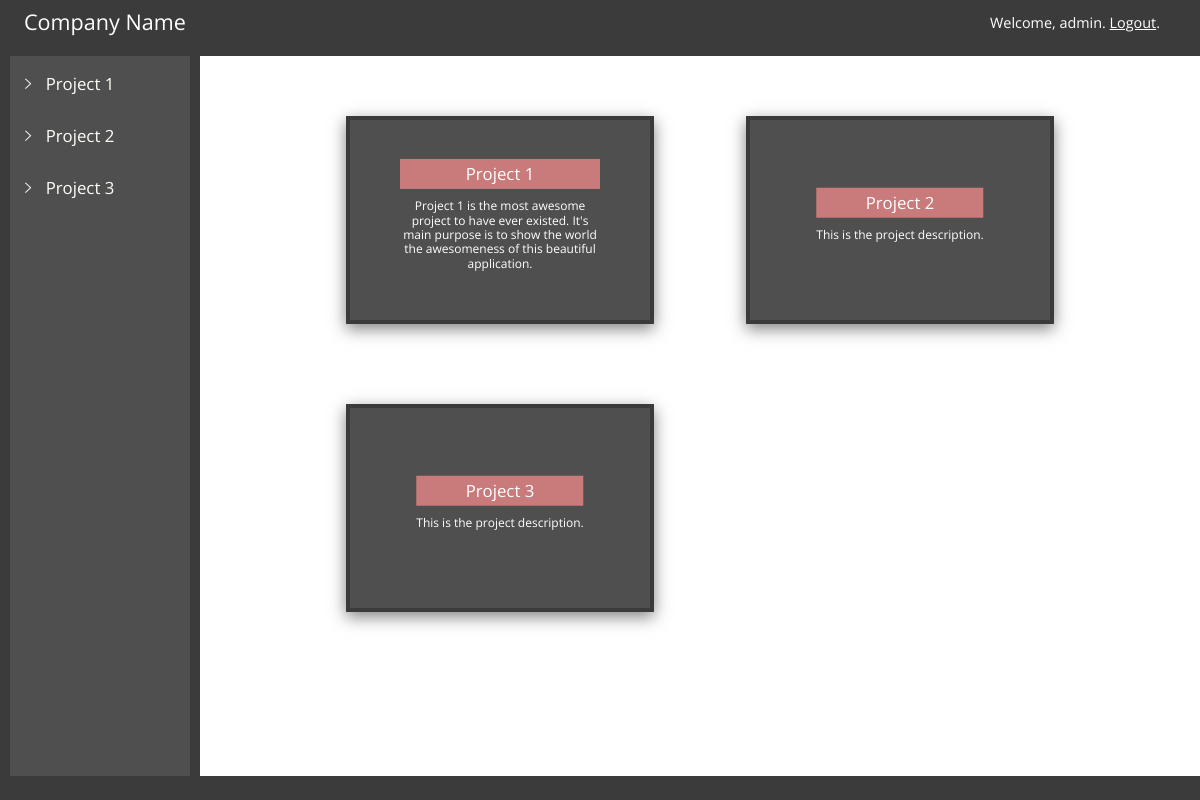
The app's page /ise_pdt/developer/admin/ (signed in), older data.
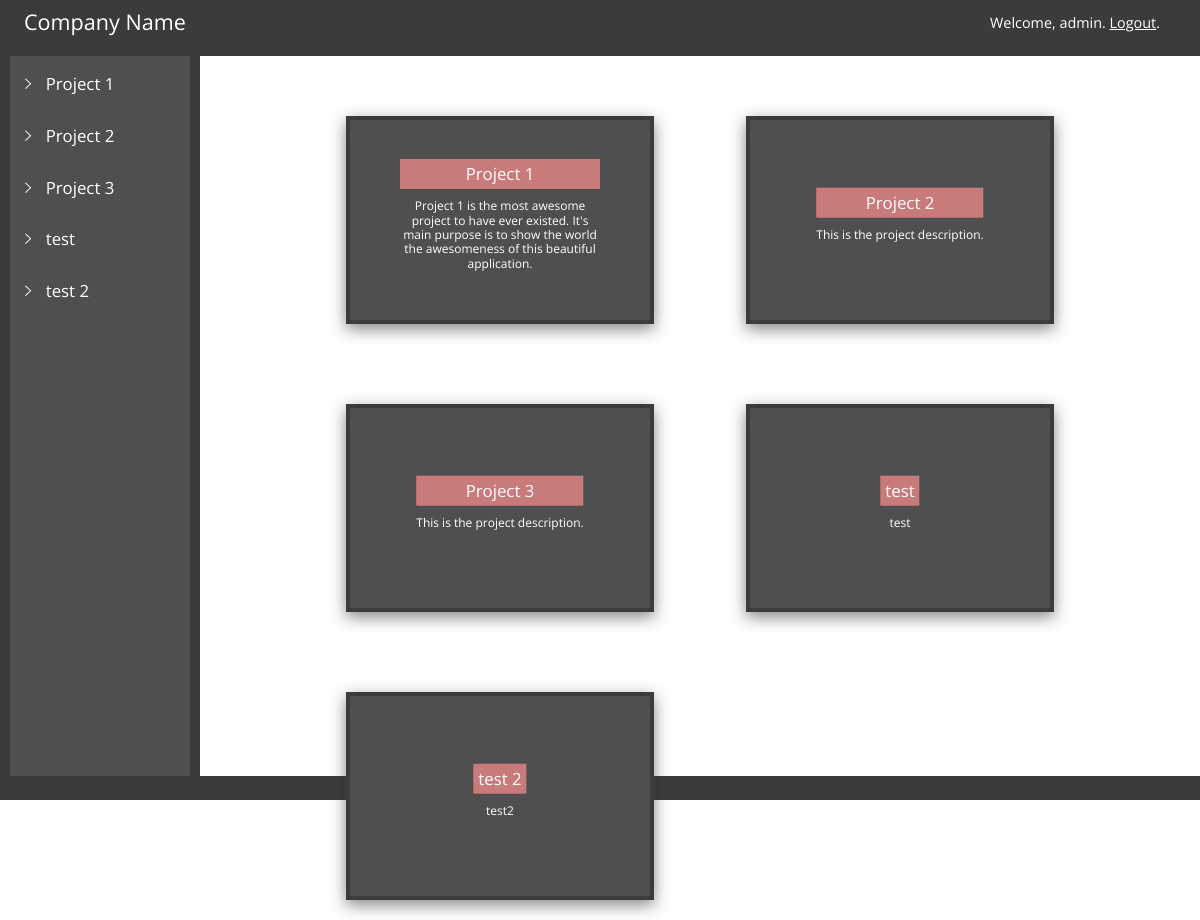
The same page, newer data.
### ise_pdt/models.py (models this page shows, shortened)
class Project(models.Model):
    STATUS_CHOICE = (
        ('ACT', 'Active'),
        ('CLS', 'Closed'),
        ('PND', 'Pending'),
    )
    creating_user = models.ForeignKey(User)
    project_name = models.CharField(max_length=20)
    project_creation_date = models.DateTimeField('date published')
    project_total_time = models.IntegerField(default=0)
    project_yield = models.FloatField(default=0)
    project_description = models.CharField(max_length=600,default='This is the description')
    project_active_phase = models.CharField(max_length=20, default='')
    project_active_iteration = models.CharField(max_length=20, default='')
    project_status = models.CharField(max_length=3,choices=STATUS_CHOICE,default='PND')

### ise_pdt/views.py (the view)
# urls.py: url(r'^developer/(?P<username>[a-zA-Z0-9]{3,20})/$', views.index, name='index'),
def index(request, username):
    list_of_projects = Project.objects.all().order_by('project_creation_date')
    context = {'list_of_projects': list_of_projects, 'username': username}
    if request.user.is_authenticated() and request.user.groups.filter(name='Developer').exists():
      return render(request, 'ise_pdt/index.html', context)
    else:
      return HttpResponseRedirect('/ise_pdt/logout')

### ise_pdt/templates/ise_pdt/index.html (shortened to what this page needs)
<!DOCTYPE html>
<html lang="en">
<head>
  {% load staticfiles %}
  <link rel="stylesheet" type="text/css" href="{% static 'ise_pdt/' %}" />
  <link rel="stylesheet" type="text/css" href="{% static 'ise_pdt/vendors/css/reset.css' %}">
  <link rel="stylesheet" type="text/css" href="{% static 'ise_pdt/vendors/css/bootstrap-custom.css' %}">
  <link rel="stylesheet" type="text/css" href="{% static 'ise_pdt/vendors/css/ionicons.min.css' %}">
  <link rel="stylesheet" type="text/css" href="{% static 'ise_pdt/resources/css/main-style.css' %}">
    <link rel="stylesheet" type="text/css" href="{% static 'ise_pdt/resources/css/main-style-m.css' %}">
</head>
<body>
  <div class="app-interface">
    <div class="top-bar">
      <div class="company-name">
        Company Name
      </div>
      <div class="user-name">
        Welcome, {{username}}.
        <a href="/ise_pdt/logout">Logout</a>.
      </div>
    </div>
    <div class="middle-bar">
      <div class="left-section col-xs-2">
        {% if list_of_projects %}
        <div class="left-navi">
          {% for project in list_of_projects %}
          <div class="navi-project-set">
            <div class="project-name-div">
              <div class="click-to-collapse">
                <i class="ion-ios-arrow-right"></i>
              </div>
              <a href="/ise_pdt/developer/{{username}}/{{project.id}}"><h2 class="project-name">{{project.project_name}}</h2></a>
            </div>
          </div>
          {% endfor %}
        </div>
        {% else %}
        <p>No projects are available.</p>
        {% endif %}
      </div>
      <div class="right-section col-xs-10">
        {% if list_of_projects %}
        <div class="project-boxes">
          {% for project in list_of_projects %}
          <div class="col-xs-6">
            <a href="/ise_pdt/developer/{{username}}/{{project.id}}">
              <div class="project-box">
                <div class="box-content">
                  <p class="box-content-title">{{project.project_name}}</p>
                  <p>{{project.project_description}}</p>
                </div>
              </div>
            </a>
          </div>
          {% endfor %}
        </div>
        {% else %}
        <p>No projects are available.</p>
        {% endif %}
      </div>
    </div>
    <div class="bottom-bar">
    </div>
  </div>
</body>
</html>

Row changes from the older to the newer data that the page shows:
added Project: project_name "test", project_description "test"
added Project: project_name "test 2", project_description "test2"
